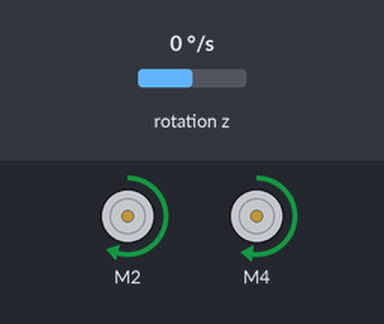
Simulated run of this sketch. Board: Arduino Uno, built with avr-gcc and run on an emulated ATmega328P. On the bench: 2 × DC motor (green arrow = forward, orange = backward, longer = faster). The inputs (shaded band) are chosen by the test bench; at power-on: rotation z 0 °/s. What the sketch prints to the serial monitor is not drawn.

Above: at 2.2 s.
2.3 s: rotation z set to -192 °/s
At 5.2 s:
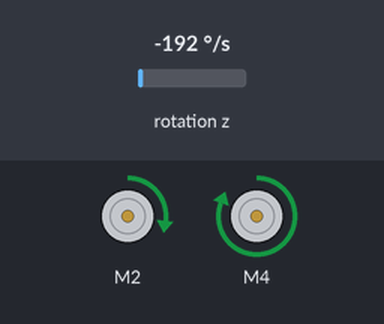
5.3 s: rotation z set to 192 °/s
8.3 s: rotation z set to -4 °/s
At 9.08 s:
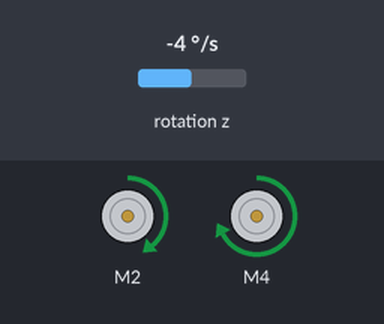
10.8 s: rotation z set to -5 °/s
At 13.58 s:
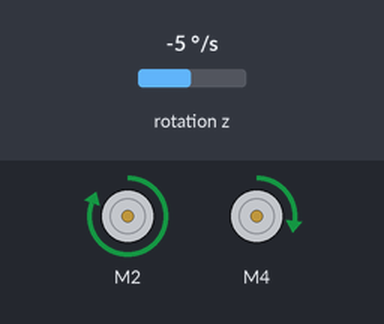
13.8 s: rotation z set to 100 °/s
Timing chart, 0 to 17.8 s (numbered marks = the images above; inputs shaded):
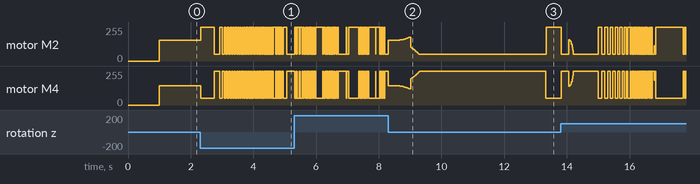

Measured:
- the behaviour switches between -4 and -5 °/s on rotation z (found by bisection; images 2 and 3)
- after the input at 10.8 s, motor M2: forward 50/255 → forward 255/255 after 2.5 s; motor M4: forward 255/255 → forward 50/255 after 2.5 s

The sketch:

motorTest.ino
```cpp
#include <Wire.h>
#include <Adafruit_MotorShield.h>
#include "MPU6050.h"

int targetSpeed = 150; // Baseline motor speed
int LR_MotorOffset = 5; // Magic value we found to correct power differences between motors

MPU6050 gyro;
// Persistent values needed for the gyro's PI controller to work
// PID controller: An algorithm that uses to feedback loop with Proportional, Integral, and Derivative components to control
//    come device, often motors
// Our algorithm only used P and I components with no Derivative, thus a PI controller
//  Ref: https://spin.atomicobject.com/2016/06/28/intro-pid-control/
double currentAngle;
double currentTime;
double lastTimeStraight; // Used with integral component
int ZRotationOffset = 8; // Magic valueswe found to be a constant offset

// Motor Shield
Adafruit_MotorShield motorShield = Adafruit_MotorShield(0x60); // our shield's address
Adafruit_DCMotor *rightMotor = motorShield.getMotor(4);
Adafruit_DCMotor *leftMotor = motorShield.getMotor(2);

void setup() {
  Serial.begin(115200);
  // Motor setup
  motorShield.begin();

  leftMotor -> setSpeed(targetSpeed);
  leftMotor -> run(RELEASE);

  rightMotor -> setSpeed(targetSpeed);
  rightMotor -> run(RELEASE);

  gyro.initialize();
  currentAngle = 0;
  delay(1000); // Unsure of the need for this value

  // Initial setup for PI controller
  currentTime = millis()/1000;
  lastTimeStraight = currentTime;
  updateCurrentAngle();

  leftMotor -> run(FORWARD);
  rightMotor -> run(FORWARD);
}

void loop()
{
  updateCurrentAngle();
  double proportional = currentAngle*3; // Proportional magnifier
  double integral = getIntegralComponent()*15; // Integral magnifier

  int speedDelta = proportional + integral;

  // Since the gyro is positive counterclockwise, we must speed up the left wheel to counter act
  int leftSpeed = targetSpeed + speedDelta + LR_MotorOffset;
  int rightSpeed = targetSpeed - speedDelta - LR_MotorOffset;

  // Limit cap and min
  if (leftSpeed > 255)
    leftSpeed = 255;
  else if (leftSpeed < 50)
    leftSpeed = 50;

  if (rightSpeed > 255)
    rightSpeed = 255;
  else if (rightSpeed < 50)
    rightSpeed = 50;

  leftMotor -> setSpeed(leftSpeed);
  rightMotor -> setSpeed(rightSpeed);
}

void updateCurrentAngle()
{
  double pastTime = currentTime;

  double angleVelocity = gyro.getRotationZ() + ZRotationOffset;
  angleVelocity = angleVelocity / 131.0; // This value is defined by the gryo's scale and sensitivity

  currentTime = millis()/1000.0;
  double deltaTime = currentTime - pastTime;

  double deltaAngle = angleVelocity * deltaTime;

  // If delta is greater than and opposite, it will pass through 0
  if (currentAngle*deltaAngle < 0 && abs(deltaAngle) > abs(currentAngle))
  {
    lastTimeStraight = currentTime;
  }
  currentAngle = currentAngle + deltaAngle;
}

double getIntegralComponent()
{
  // Time since it was straight
  double deltaTime = (millis()/1000) - lastTimeStraight;
  Serial.println(deltaTime);
  return currentAngle * abs(currentAngle) * deltaTime;
}
```
